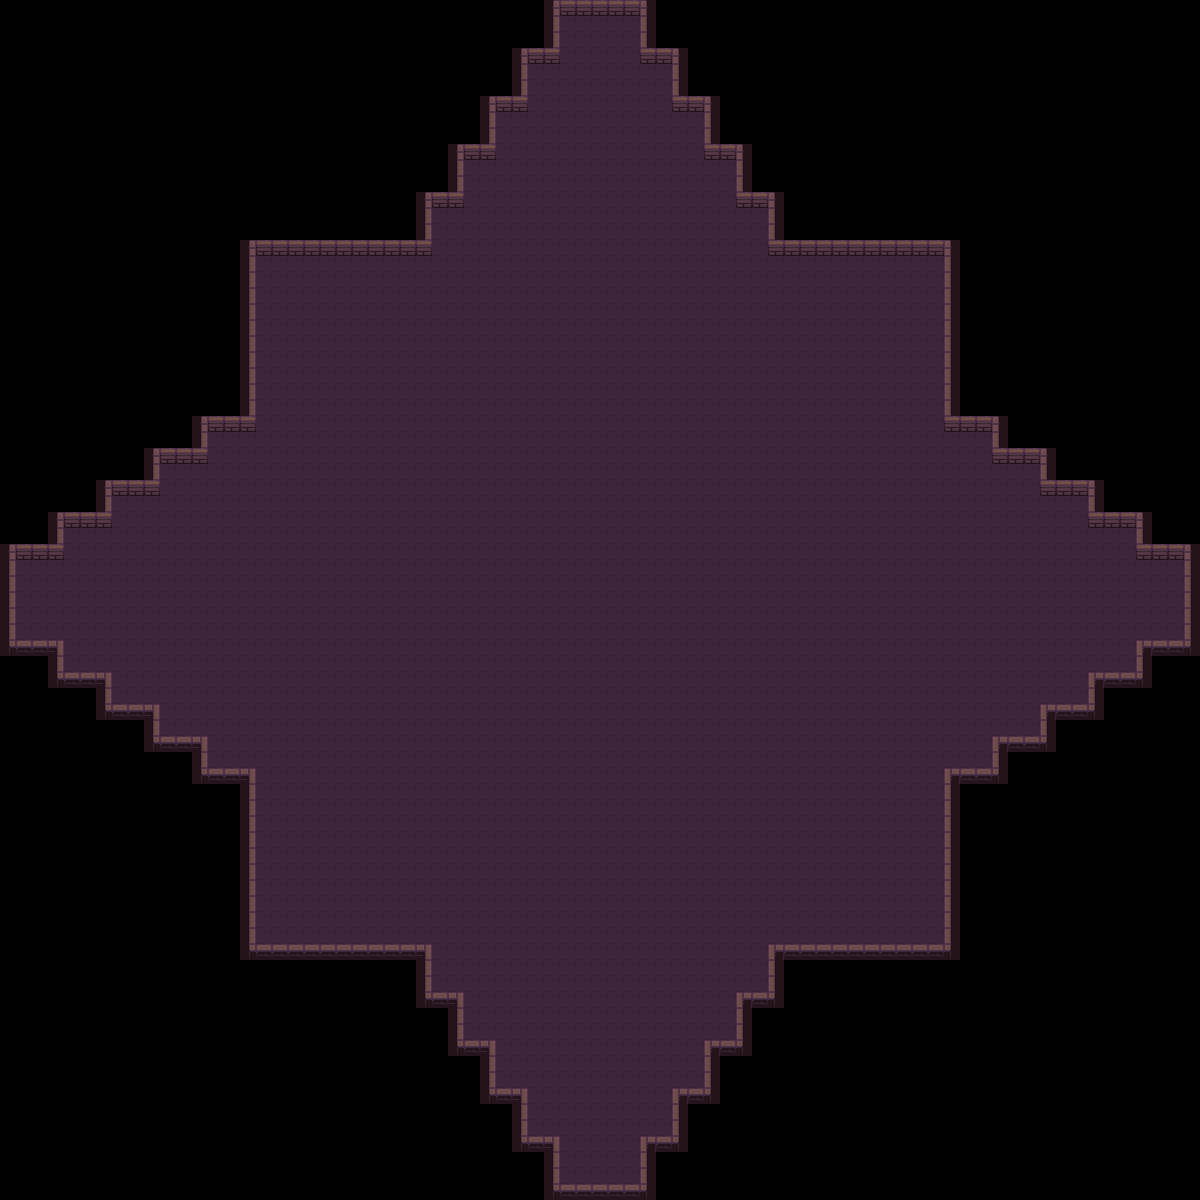

This is a level from a 2D game, rendered from its Tiled map with the project's own tilesets. A one-line summary and the map file follow, with tile-layer data summarised:
An orthogonal 75x75 tile map with 16x16 px tiles, 1 tile layer (Tile Layer 1).

<map version="1.9" tiledversion="1.9.2" orientation="orthogonal" renderorder="right-down" width="75" height="75" tilewidth="16" tileheight="16" infinite="0" nextlayerid="2" nextobjectid="1">
 <tileset firstgid="1" source="TileSet.tsx" />
 <layer id="1" name="Tile Layer 1" width="75" height="75">
  <data>[5625 cells, 2925 non-empty, 11 distinct tile ids]</data>
 </layer>
</map>
